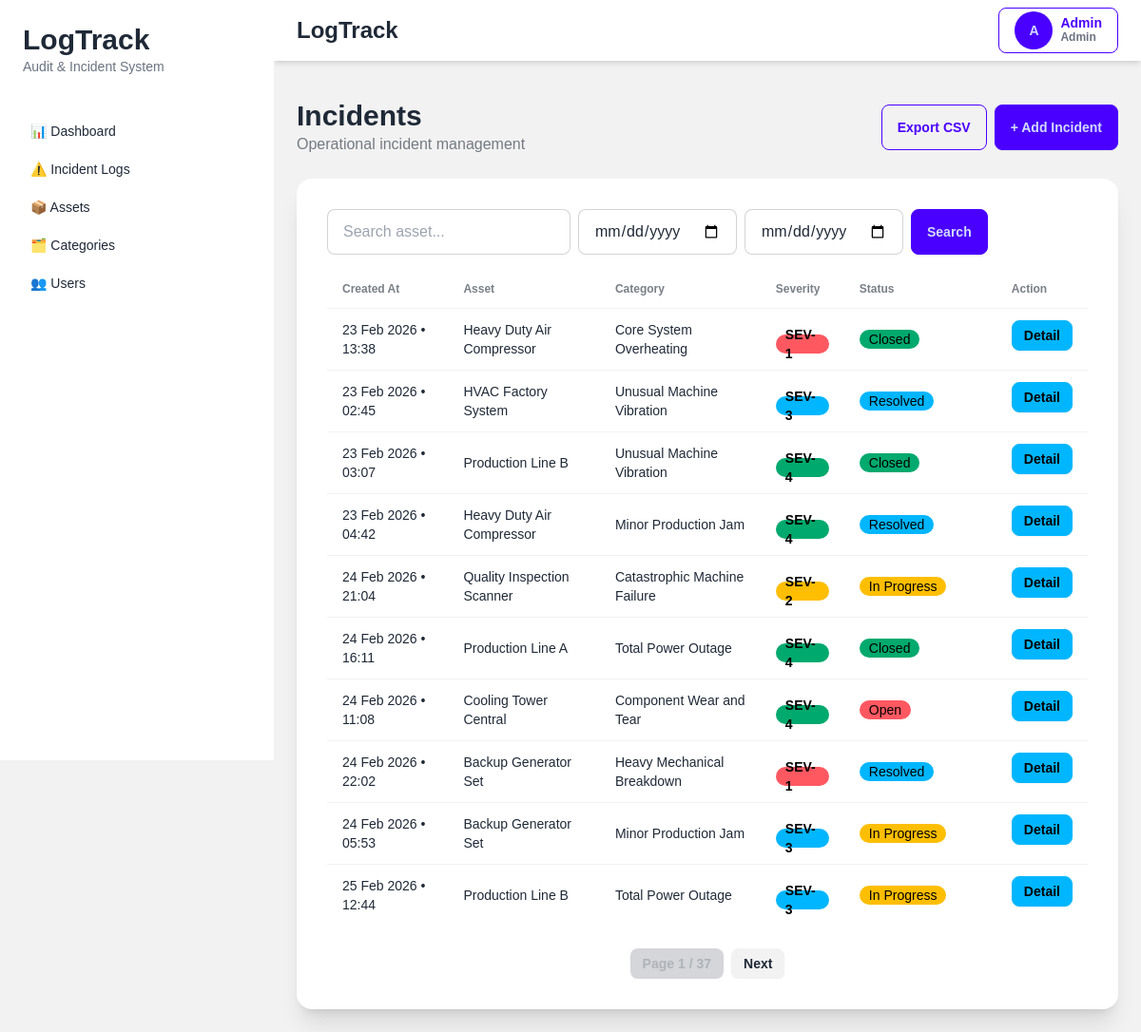
/incidents (signed in), run on the app's committed database.
### tables this page shows
CREATE TABLE users (

    id INTEGER PRIMARY KEY AUTOINCREMENT,

    role INTEGER NOT NULL,

    name VARCHAR(255) NOT NULL,

    email VARCHAR(255) UNIQUE NOT NULL,

    password VARCHAR(255) NOT NULL,

    created_at DATETIME,

    is_deleted INTEGER DEFAULT 0
);

CREATE TABLE incidents (

    id INTEGER PRIMARY KEY AUTOINCREMENT,

    user_id INTEGER,

    asset_id INTEGER,

    incident_category_id INTEGER,
    
    handled_by INTEGER,

    severity_level VARCHAR(50) NOT NULL,

    status VARCHAR(255) NOT NULL,

    detail TEXT,

    created_at DATETIME,

    updated_at DATETIME,

    is_deleted INTEGER DEFAULT 0,

    FOREIGN KEY (user_id)
        REFERENCES users(id),

    FOREIGN KEY (asset_id)
        REFERENCES assets(id),

    FOREIGN KEY (incident_category_id)
        REFERENCES incident_categories(id)
    
    FOREIGN KEY (handled_by)
        REFERENCES users(id)
);

CREATE TABLE assets (

    id INTEGER PRIMARY KEY AUTOINCREMENT,

    asset_code VARCHAR(255) UNIQUE NOT NULL,

    asset_name VARCHAR(255) NOT NULL,

    status VARCHAR(50) DEFAULT 'Operational',

    created_at DATETIME,

    updated_at DATETIME,

    is_deleted INTEGER DEFAULT 0
);

CREATE TABLE incident_categories (

    id INTEGER PRIMARY KEY AUTOINCREMENT,

    category_name VARCHAR(255) NOT NULL,

    default_severity VARCHAR(50) NOT NULL,

    created_at DATETIME,

    updated_at DATETIME,

    is_deleted INTEGER DEFAULT 0
);

### app/controllers/incident_controller.py (the view, shortened to what this page needs)
def incident_index():
    conn = None
    try:
        conn = get_db_connection()
        role = session.get("role")
        role = int(role) if role is not None else 2
        user_id = session.get("user_id")
        page = request.args.get("page", 1, type=int)
        q = request.args.get("q", "")
        start_date = request.args.get("start_date", "")
        end_date = request.args.get("end_date", "")
        limit = 10
        offset = (page - 1) * limit
        params = []
        base_query = """
        FROM incidents i
        LEFT JOIN assets a ON i.asset_id = a.id
        LEFT JOIN incident_categories c ON i.incident_category_id = c.id
        LEFT JOIN users u ON i.user_id = u.id
        LEFT JOIN users h ON i.handled_by = h.id
        WHERE 1=1
        """
        if role == 2:
            base_query += " AND i.user_id = ?"
            params.append(user_id)
        if role != 0:
            base_query += " AND i.is_deleted = 0"
        if start_date:
            base_query += " AND DATE(i.created_at) >= DATE(?)"
            params.append(start_date)
        if end_date:
            base_query += " AND DATE(i.created_at) <= DATE(?)"
            params.append(end_date)
        total = conn.execute(
            f"SELECT COUNT(*) {base_query}",
            params
        ).fetchone()[0]
        rows = conn.execute(
            f"""
            SELECT
                i.*,
                a.asset_name,
                c.category_name,
                u.name AS reported_by,
                h.name AS handled_by_name
            {base_query}
            ORDER BY i.id DESC
            LIMIT ? OFFSET ?
            """,
            params + [limit, offset]
        ).fetchall()
        incidents = []
        for row in rows:
            row = dict(row)
            if row.get("created_at"):
                dt = datetime.strptime(row["created_at"], "%Y-%m-%d %H:%M:%S")
                row["created_at"] = dt.strftime("%d %b %Y • %H:%M")
            incidents.append(row)
        total_pages = (total + limit - 1) // limit
        return render_template(
            "incidents/index.html",
            incidents=incidents,
            page=page,
            total_pages=total_pages,
            q=q,
            start_date=start_date,
            end_date=end_date,
            role=role
        )
    finally:
        if conn:
            conn.close()

### app/app.py (called while the page is built)
def create_app():
    app = Flask(__name__)
    app.config.from_object(
        "app.config.Config"
    )
    app.add_template_filter(
        timesince,
        "timesince"
    )
    @app.context_processor
    def inject_user():
        return {
            "role": session.get("role"),
            "user_name": session.get("name"),
            "user_id": session.get("user_id")
        }
    from app.routes.web import register_routes
    register_routes(app)
    return app

### app/database/connection.py (called while the page is built)
def get_db_connection():
    conn = sqlite3.connect(
        Config.DATABASE_PATH,
        timeout=30,
        isolation_level=None,
        check_same_thread=False
    )
    conn.row_factory = sqlite3.Row
    conn.execute("PRAGMA foreign_keys = ON")
    conn.execute("PRAGMA journal_mode = WAL")
    return conn

### app/templates/incidents/index.html (shortened to what this page needs)
{% extends "layouts/app.html" %} {% block title %}Incidents{% endblock %} {%
block content %}
<div class="flex items-center justify-between mb-6">
  <div>
    <h1 class="text-3xl font-bold">Incidents</h1>
    <p class="text-base-content/60">Operational incident management</p>
  </div>
  <div class="flex gap-2">
    <a href="/export-incidents-csv" class="btn btn-outline btn-primary">
      Export CSV
    </a>
    <a href="/incidents/create" class="btn btn-primary"> + Add Incident </a>
  </div>
</div>
<div class="card bg-base-100 shadow-xl">
  <div class="card-body">
    <div class="overflow-x-auto">
      <form method="GET" class="flex gap-2 mb-4">
        <input
          type="text"
          name="q"
          value="{{ q }}"
          placeholder="Search asset..."
          class="input input-bordered w-64" />
        <input
          type="date"
          name="start_date"
          value="{{ start_date }}"
          class="input input-bordered" />
        <input
          type="date"
          name="end_date"
          value="{{ end_date }}"
          class="input input-bordered" />
        <button class="btn btn-primary">Search</button>
      </form>
      <table class="table">
        <thead>
          <tr>
            <th>Created At</th>
            <th>Asset</th>
            <th>Category</th>
            <th>Severity</th>
            <th class="w-40">Status</th>
            <th>Action</th>
          </tr>
        </thead>
        <tbody>
          {% for incident in incidents %}
          <tr>
            <td>{{ incident.created_at }}</td>
            <td>{{ incident.asset_name }}</td>
            <td>{{ incident.category_name }}</td>
            <td>
              {% if incident.severity_level == 'SEV-1' %}
              <div class="badge badge-error text-black font-bold">SEV-1</div>
              {% elif incident.severity_level == 'SEV-2' %}
              <div class="badge badge-warning text-black font-bold">SEV-2</div>
              {% elif incident.severity_level == 'SEV-3' %}
              <div class="badge badge-info text-black font-bold">SEV-3</div>
              {% elif incident.severity_level == 'SEV-4' %}
              <div class="badge badge-success text-black font-bold">SEV-4</div>
              {% elif incident.severity_level == 'SEV-5' %}
              <div
                class="badge bg-gray-300 text-gray-900 font-bold whitespace-nowrap">
                SEV-5
              </div>
              {% else %}
              <div class="badge badge-outline">
                {{ incident.severity_level }}
              </div>
              {% endif %}
            </td>
            <td>
              {% if not incident.status %}
              <div class="badge badge-neutral">No Status</div>
              {% elif incident.status == 'Open' %}
              <div class="badge badge-error">Open</div>
              {% elif incident.status == 'In Progress' %}
              <div class="badge badge-warning">In Progress</div>
              {% elif incident.status == 'Resolved' %}
              <div class="badge badge-info">Resolved</div>
              {% elif incident.status == 'Closed' %}
              <div class="badge badge-success">Closed</div>
              {% else %}
              <div class="badge badge-outline">{{ incident.status }}</div>
              {% endif %}
            </td>
            <td class="flex gap-2">
              <a
                href="/incidents/{{ incident.id }}"
                class="btn btn-info btn-sm">
                Detail
              </a>
            </td>
          </tr>
          {% endfor %}
        </tbody>
      </table>
      <div class="flex justify-center mt-6 gap-2">
        <span class="btn btn-sm btn-disabled">
          Page {{ page }} / {{ total_pages }}
        </span>
        {% if page < total_pages %}
        <a href="/incidents?page={{ page + 1 }}&q={{ q }}" class="btn btn-sm">
          Next
        </a>
        {% endif %}
      </div>
    </div>
  </div>
</div>
{% endblock %}

### app/templates/layouts/app.html (shortened to what this page needs)
<!doctype html>
<html lang="en">
  <head>
    <script src="https://cdn.tailwindcss.com"></script>
    <link
      href="https://cdn.jsdelivr.net/npm/daisyui@4.12.10/dist/full.min.css"
      rel="stylesheet" />
    <link
      rel="stylesheet"
      href="{{ url_for('static', filename='css/app.css') }}" />
  </head>
  <body class="bg-base-200">
    <div class="drawer lg:drawer-open">
      <div class="drawer-content flex flex-col">
        <div class="navbar bg-base-100 shadow-md">
          <div class="flex-1">
            <h1 class="text-2xl font-bold px-4">LogTrack</h1>
          </div>
          <div class="dropdown dropdown-end px-4">
            <div
              tabindex="0"
              role="button"
              class="btn btn-outline btn-primary flex items-center gap-2">
              <div class="avatar placeholder">
                <div class="bg-primary text-primary-content rounded-full w-10">
                  <span> {{ session["name"][0]|upper }} </span>
                </div>
              </div>
              <div class="hidden md:block text-left">
                <div class="font-semibold">{{ session["name"] }}</div>
                <div class="text-xs text-gray-500">
                  {% if role == 0 %} Super Admin {% elif role == 1 %} Admin
                  {%else %} User {% endif %}
                </div>
              </div>
            </div>
          </div>
        </div>
        <div class="px-6 pt-4">
        </div>
        <main class="p-6">{% block content %} {% endblock %}</main>
      </div>
      <div class="drawer-side">
        <aside class="w-72 min-h-full bg-base-100">
          <div class="p-6">
            <h2 class="text-3xl font-bold">LogTrack</h2>
            <p class="text-sm text-gray-500">Audit & Incident System</p>
          </div>
          <ul class="menu p-4 text-base-content space-y-1">
            {% if role == 0 or role == 1 %}
            <li>
              <a href="/dashboard">📊 Dashboard</a>
            </li>
            {% endif %}
            <li>
              <a href="/incidents">⚠️ Incident Logs</a>
            </li>
            {% if role == 0 or role == 1 %}
            <li>
              <a href="/assets">📦 Assets</a>
            </li>
            <li>
              <a href="/incident_categories">🗂️ Categories</a>
            </li>
            <li>
              <a href="/users">👥 Users</a>
            </li>
            {% endif %}
          </ul>
        </aside>
      </div>
    </div>
  </body>
</html>

### app/static/css/app.css (style rules this page uses)
body { font-family: sans-serif; }

### data on the page
users: name "Admin"
incidents: created_at "23 Feb 2026 • 13:38", asset_name "Heavy Duty Air Compressor", category_name "Core System Overheating", severity_level "SEV-1", status "Closed"
incidents: created_at "23 Feb 2026 • 02:45", asset_name "HVAC Factory System", category_name "Unusual Machine Vibration", severity_level "SEV-3", status "Resolved"
incidents: created_at "23 Feb 2026 • 03:07", asset_name "Production Line B", category_name "Unusual Machine Vibration", severity_level "SEV-4", status "Closed"
incidents: created_at "23 Feb 2026 • 04:42", asset_name "Heavy Duty Air Compressor", category_name "Minor Production Jam", severity_level "SEV-4", status "Resolved"
incidents: created_at "24 Feb 2026 • 21:04", asset_name "Quality Inspection Scanner", category_name "Catastrophic Machine Failure", severity_level "SEV-2", status "In Progress"
incidents: created_at "24 Feb 2026 • 16:11", asset_name "Production Line A", category_name "Total Power Outage", severity_level "SEV-4", status "Closed"
incidents: created_at "24 Feb 2026 • 11:08", asset_name "Cooling Tower Central", category_name "Component Wear and Tear", severity_level "SEV-4", status "Open"
incidents: created_at "24 Feb 2026 • 22:02", asset_name "Backup Generator Set", category_name "Heavy Mechanical Breakdown", severity_level "SEV-1", status "Resolved"
incidents: created_at "24 Feb 2026 • 05:53", asset_name "Backup Generator Set", category_name "Minor Production Jam", severity_level "SEV-3", status "In Progress"
incidents: created_at "25 Feb 2026 • 12:44", asset_name "Production Line B", category_name "Total Power Outage", severity_level "SEV-3", status "In Progress"

### other printed values
{{ session["name"][0]|upper }} "A"
{{ page }} "1"
{{ total_pages }} "37"
